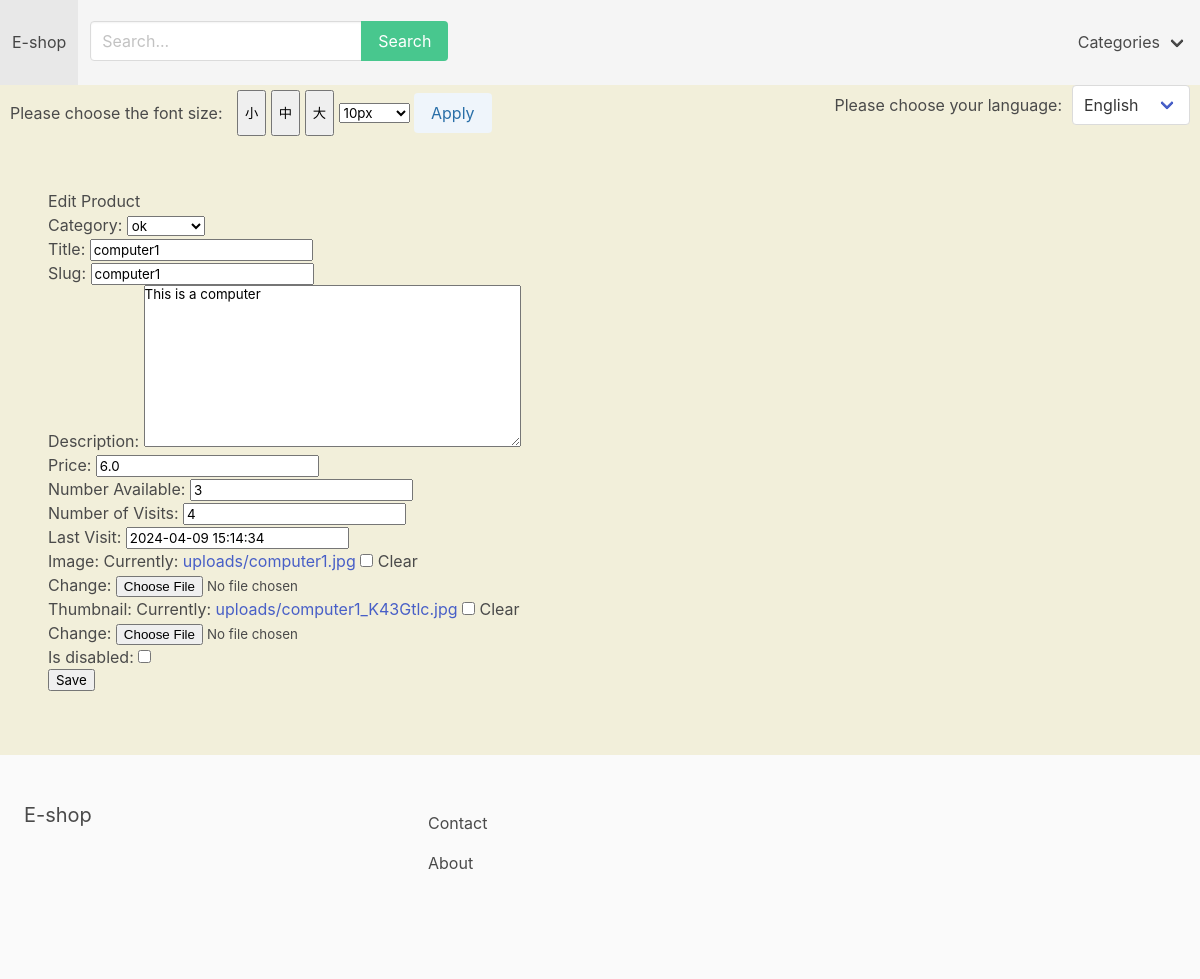
The app's page /productManager/edit/5/, older data.
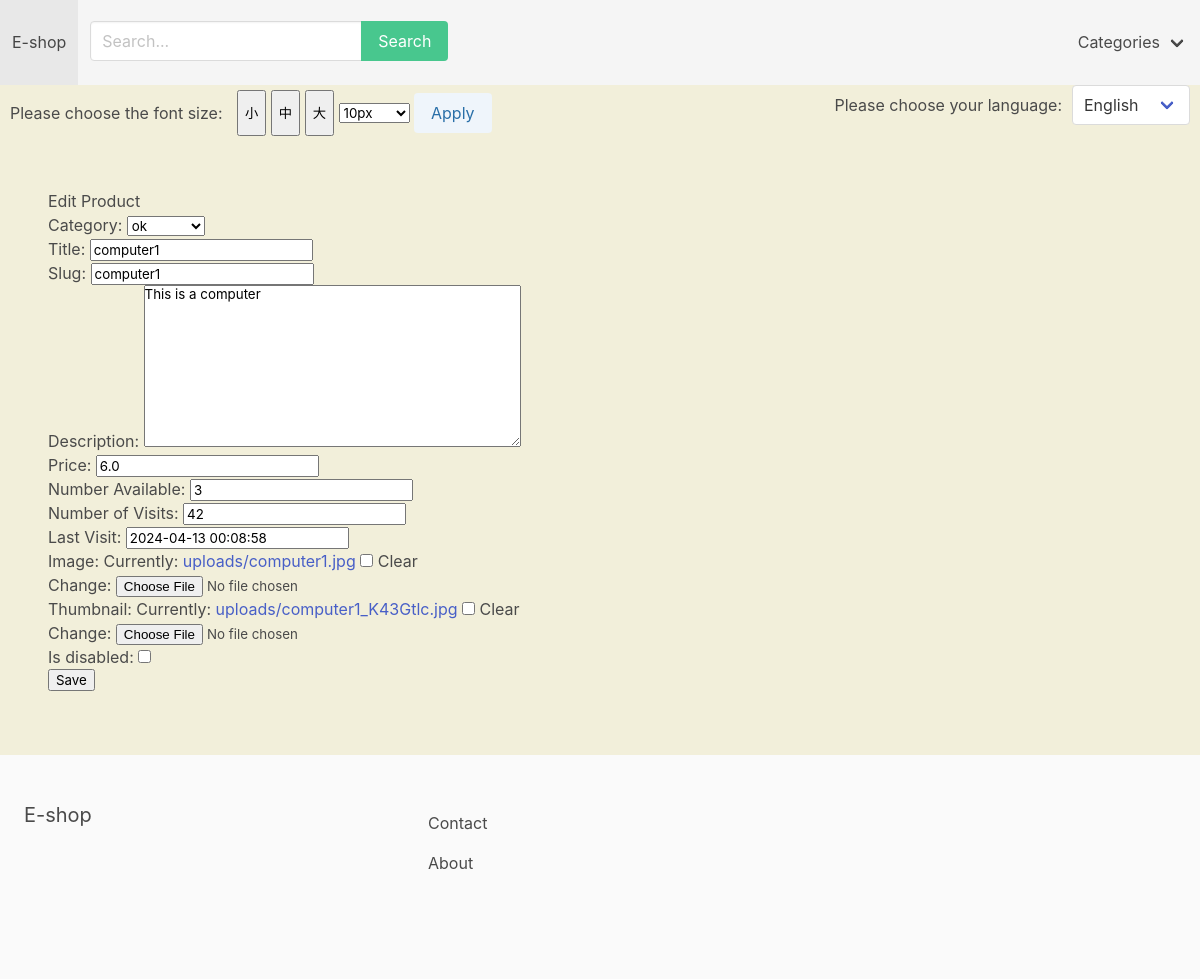
The same page, newer data.
### apps/store/models.py (models this page shows, shortened)
class Product(models.Model):
    category = models.ForeignKey(Category, related_name='products', on_delete=models.CASCADE)
    title = models.CharField(max_length=255, verbose_name=_('Title'))
    slug = models.SlugField(max_length=255, verbose_name=_('Slug'))
    description = models.TextField(blank=True, null=True, verbose_name=_('Description'))
    price = models.FloatField(verbose_name=_('Price'))
    num_available = models.IntegerField(default=1, verbose_name=_('Number Available'))
    num_visits = models.IntegerField(default=0, verbose_name=_('Number of Visits'))
    last_visit = models.DateTimeField(blank=True, null=True, verbose_name=_('Last Visit'))
    image = models.ImageField(upload_to='uploads/', blank=True, null=True)
    thumbnail = models.ImageField(upload_to='uploads/', blank=True, null=True)
    date_added = models.DateTimeField(auto_now_add=True)
    is_disabled = models.BooleanField(default=False)
    class Meta:
        ordering = ('-date_added',)
    """def save(self, *args, **kwargs):
        self.thumbnail = self.make_thumbnail(self.image)

        super().save(*args, **kwargs)"""

class Category(models.Model):
    title = models.CharField(max_length=255, verbose_name=_('Title'))
    slug = models.SlugField(max_length=255, verbose_name=_('Slug'))
    ordering = models.IntegerField(default=0, verbose_name=_('Ordering'))
    class Meta:
        verbose_name_plural = _('Categories')
        ordering = ('ordering',)
    def __str__(self):
        return self.title

### apps/store/views.py (the view, shortened to what this page needs)
# urls.py: path('productManager/edit/<int:pk>/', editProductView.as_view(), name='editProduct'),
class editProductView(UpdateView):
    model = Product
    template_name = "edit_product.html"
    fields = '__all__'

### apps/cart/context_processors.py (called while the page is built)
def cart(request):
    return {'cart': Cart(request)}

### apps/store/context_processors.py (called while the page is built)
def menu_categories(request):
    categories = Category.objects.all()
    return {'menu_categories': categories}

### apps/core/templates/edit_product.html
{% extends 'managerBase.html'%}
{% block content %}
<h1>Edit Product</h1>
<form method="POST" action="" enctype="multipart/form-data">{% csrf_token %}
    {{ form.as_p }}
    <input type="submit" value="Save">
</form>
{% endblock %}

### apps/core/templates/managerBase.html (shortened to what this page needs)
{% load i18n %}
<html>
	<head>
		<link rel="stylesheet" href="https://cdn.jsdelivr.net/npm/bulma@0.9.0/css/bulma.min.css">
	</head>
	<body>
	 <div id="content" style="font-size: 16px;">
		<nav class="navbar is-light">
			<div class="navbar-brand">
				<a class="navbar-item" href="{% url 'productManager' %}" data-translate="{% trans 'E-shop' %}">{% trans 'E-shop' %}</a>
			</div>
			<div id="main-navbar" class="navbar-menu" :class="{ 'is-active': menuClass }">
				<div class="navbar-start">
					<div class="navbar-item is-expanded" style="margin-top: 0.8rem;">
						<form method="get" action="{% url 'searchManage' %}">
							<div class="field has-addons">
								<div class="control">
									<input type="text" class="input" placeholder="Search..." name="query">
								</div>
								<div class="control">
									<button class="button is-success" data-translate="{% trans 'Search' %}">{% trans 'Search' %}</button>
								</div>
							</div>
						</form>
					</div>
				</div>
				<div class="navbar-end">
					<div class="navbar-item has-dropdown is-hoverable">
						<a href="#" class="navbar-link" data-translate="{% trans 'Categories' %}">{% trans 'Categories' %}</a>
					</div>
				</div>
			</div>
        </nav>
		<div style="display: flex; justify-content: space-between; align-items: center; margin-right: 10px; margin-left: 10px;">
			<div style="text-align: left;">
			  <span style="display: inline-block; vertical-align: middle; line-height: 40px; margin-right: 10px;" data-translate="{% trans 'Please choose the font size' %}">{% trans 'Please choose the font size' %}:</span>
			  <button id="small-font" style="vertical-align: middle; line-height: 40px;">小</button>
			  <button id="medium-font" style="vertical-align: middle; line-height: 40px;">中</button>
			  <button id="large-font" style="vertical-align: middle; line-height: 40px;">大</button>
			  <select id="font-select" style="vertical-align: middle; line-height: 40px;">
				<option value="10px">10px</option>
			  </select>
			  <button id="apply-font-size" style="vertical-align: middle; line-height: 20px;" class="button is-info is-light" data-translate="{% trans 'Apply' %}">{% trans 'Apply' %}</button>
			</div>
			<div style="text-align: right;">
			  <span style="display: inline-block; vertical-align: middle; line-height: 40px; margin-right: 10px;" data-translate="{% trans 'Please choose your language' %}">{% trans 'Please choose your language' %}:</span>
			  <form class="form-inline ml-auto" action="{% url 'set_language' %}" method="post" style="float: right;">
				<div class="select">
				  <select name="language" onchange="this.form.submit()">
					{% get_current_language as LANGUAGE_CODE %}
					{% get_available_languages as LANGUAGES %}
					{% get_language_info_list for LANGUAGES as languages %}
					{% for language in languages %}
					  <option value="{{ language.code }}" {% if language.code == LANGUAGE_CODE %} selected {% endif %}>
						{{ language.name_local }}
					  </option>
					{% endfor %}
				  </select>
				</div>
			  </form>
			</div>
		</div>
		<section class="section">
			{% block content %}
            {% endblock %}
		</section>
		<footer class="footer">
			<div class="columns">
				<div class="column is-4">
					<h2 class="subtitle" data-translate="{% trans 'E-shop' %}">{% trans 'E-shop' %}</h2>
				</div>
				<div class="column is-8">
					<a href="{% url 'contact' %}" class="navbar-item" data-translate="{% trans 'Contact' %}">{% trans 'Contact' %}</a>
					<a href="{% url 'about' %}" class="navbar-item" data-translate="{% trans 'About' %}">{% trans 'About' %}</a>
				</div>
			</div>
		</footer>
	 </div>
	</body>
</html>

Row changes from the older to the newer data that the page shows:
changed Product "ok": num_visits "4" → "42"; last_visit "2024-04-09 15:14:34" → "2024-04-13 00:08:58"
